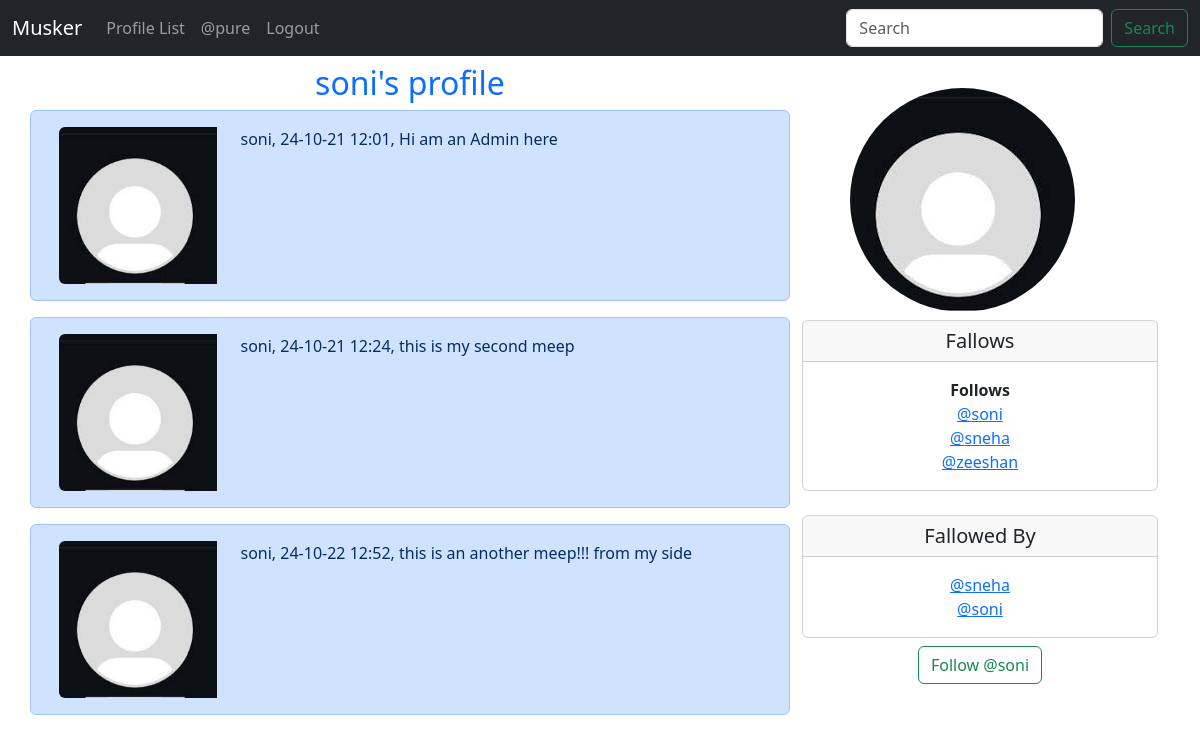
Before: /profile/1 (signed in) with the older database file.
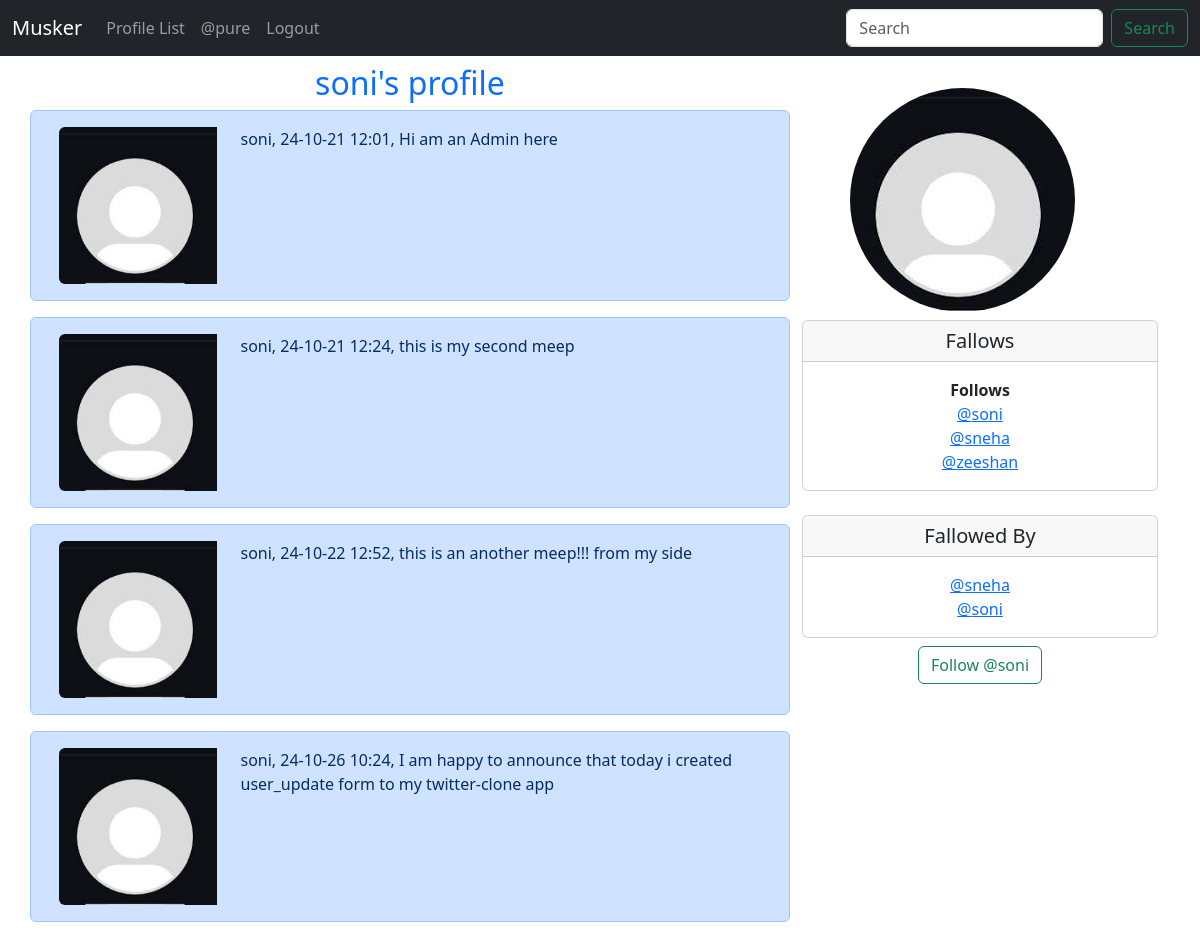
After: the same page with the newer database file.
### musker/models.py (models this page shows)
class Meep(models.Model):
    user=models.ForeignKey(User,related_name='meeps',on_delete=models.DO_NOTHING)
    body=models.CharField(max_length=500)
    created_at=models.DateTimeField(auto_now_add=True)
    def __str__(self):
        return (
            f'{self.user}'",     "
            f'{self.created_at:%y-%m-%d %H:%M}'",     "
            f'{self.body}'
        )

class Profile(models.Model):
    user = models.OneToOneField(User, on_delete=models.CASCADE)
    fallows = models.ManyToManyField("self", related_name='fallowed_by',
                                     symmetrical=False, blank=True)
    date_modified = models.DateTimeField(User,auto_now=True)
    profile_image = models.ImageField(null=True,blank=True,upload_to='images/')
    def __str__(self):
        return self.user.username

### musker/views.py (the view, shortened to what this page needs)
# urls.py: path('profile/<int:pk>',views.profile,name='profile'),
def profile(request, pk):
    if request.user.is_authenticated:
        profile = Profile.objects.get(user_id=pk)  # Soni
        meeps = Meep.objects.filter(user_id=pk)
        return render(request, 'profile.html', {'profile': profile, 'meeps': meeps})
    else:
        messages.success(request, ('you Must Be Logged in To view This '))
        return redirect('home')

### musker/templates/profile.html (shortened to what this page needs)
{% extends 'base.html' %}
{% load static %}
{% block content %}
{% if profile %}
<div class="row">
    <div class="col-md-8">
    <h2 class="text-center text-primary ">{{ profile.user.username}}'s profile</h2>
         {% if meeps %}
        {% for meep in meeps %}
        <div class="row alert alert-primary">
            <div class="col-md-3">
                {% if profile.profile_image %}
               <img src="{{profile.profile_image.url}}" class="img-fluid rounded-start rounded-circle mt-3" width="50" height="50"   alt="...">
                    {% else %}
               <img src="{% static 'images/defaultProfile.jpg'  %}" class="img-fluid rounded-start" alt="...">
                {% endif %}
            </div>
            <div class="col-md-9">
                {{meep}}
            </div>
        </div>
      {% endfor %}
      {% endif %}
    </div>
    <br>
    <br>
    <div class="col-md-4 mt-4">
        {% if profile.profile_image %}
       <img src="{{profile.profile_image.url}}" height="150px" width="80%" class="mx-5 rounded-circle"  style="border:50%">
        <br>
        <br >
        {% else %}
              <img src="{% static 'images/defaultProfile.jpg'  %}" class="img-fluid rounded-circle mx-5 mb-2" alt="...">
        {% endif %}
        <div class="card text-center">
            <h5 class="card-header">Fallows</h5>
            <div class="card-body">
               <p class="card-text">
                   <strong>Follows</strong><br>
                  {% for following in profile.fallows.all %}
                     <a href="{% url 'profile' following.user.id %}" > @{{following}}</a><br>
                  {% endfor %}
               </p>
            </div>
        </div>
         <div class="card text-center mt-4">
            <h5 class="card-header">Fallowed By</h5>
            <div class="card-body">
               <p class="card-text">
                  {% for following in profile.fallowed_by.all %}
                     <a href="{% url 'profile' following.user.id %}" > @{{following}}</a><br>
                  {% endfor %}
               </p>
            </div>
        </div>
        <form method="post" class="text-center mt-2">
            {% if  profile in request.user.profile.fallows.all %}
                <button class="btn btn-outline-danger" name="follow"  value="unfollow"  type="submit">
                    Unfollow@{{ profile.user.username|lower}}</button>
             {% else %}
                <button class="btn btn-outline-success" name="follow"  value="follow"  type="submit">
                    Follow  @{{ profile.user.username|lower}}</button>
            {% endif %}
        </form>
        <br>
      </div>
        <br>
      </div>
{% endif %}
{% endblock %}

Changed rows visible on the page:
added Meep: user+created_at+body "soni, 24-10-26 10:24, I am happy to announce that today i created user_update form to my twitter-clone app"
